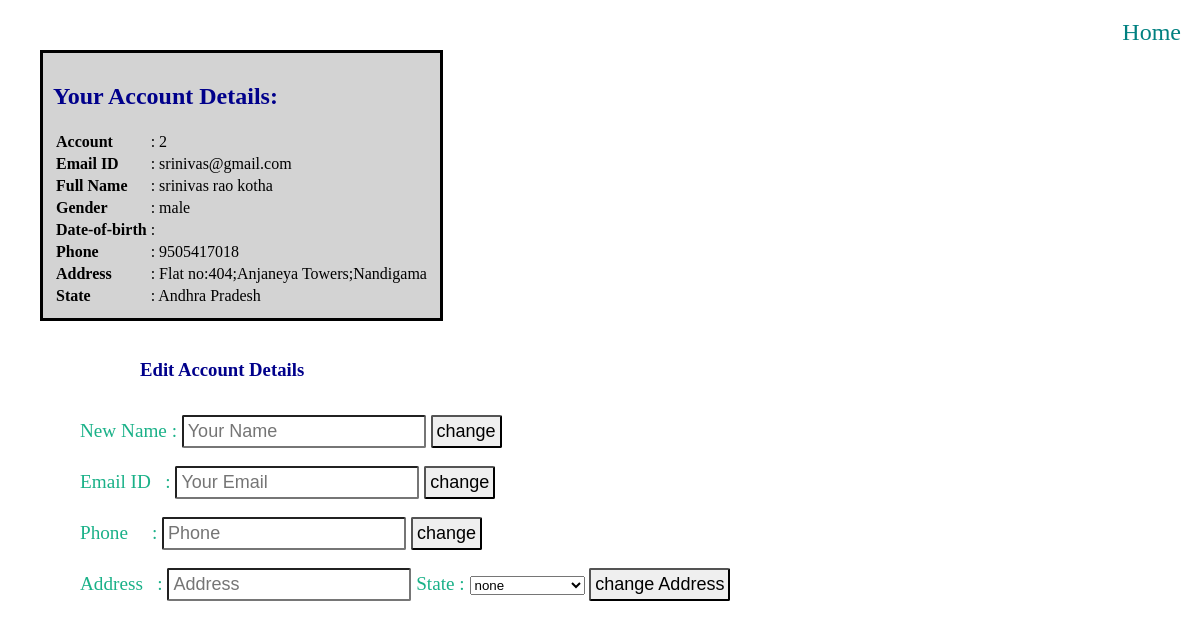
The page /details.php (signed in) on the database its author committed.
### tables this page shows
CREATE TABLE `shopping` (
  `idshopping` int(11) NOT NULL AUTO_INCREMENT,
  `userName` varchar(105) NOT NULL,
  `userEmail` varchar(255) NOT NULL,
  `userPass` varchar(255) NOT NULL,
  `DOB` date DEFAULT NULL,
  `gender` varchar(45) DEFAULT NULL,
  `phone` varchar(45) DEFAULT NULL,
  `address` varchar(255) DEFAULT NULL,
  `state` varchar(45) DEFAULT NULL,
  PRIMARY KEY (`idshopping`)
);

### src/details.php (the view, shortened to what this page needs)
<?php
 $res=mysql_query("SELECT * FROM shopping WHERE idshopping=".$_SESSION['user']);
 $userRow=mysql_fetch_array($res);
 $name=$userRow['userName'];
 $email=$userRow['userEmail'];
 $gender=$userRow['gender'];
 $account=$userRow['idshopping'];
 $date=$userRow['DOB'];
 $phone=$userRow['phone'];
 $address=$userRow['address'];
 $state=$userRow['state'];
 ?>
 <!DOCTYPE html>
<html>
<head>
</head>
<body>
<a href="home.php">Home</a>
<div class="tranfer">
    <h2>Your Account Details:</h2>
<table>
    <tr><th>Account  </th><td>: <?php echo $account; ?></td></tr>
    <tr><th>Email ID </th><td>: <?php echo $email; ?></td></tr>
    <tr><th>Full Name  </th><td>: <?php echo $name; ?></td></tr>
    <tr><th>Gender </th><td>: <?php echo $gender; ?></td></tr>
    <tr><th>Date-of-birth  </th><td>: <?php echo $date; ?></td></tr>
    <tr><th>Phone  </th><td>: <?php echo $phone; ?></td></tr>
    <tr><th>Address  </th><td>: <?php echo $address; ?></td></tr>
    <tr><th>State  </th><td>: <?php echo $state; ?></td></tr>
</table>
</div>
  <form method="post" action="<?php echo htmlspecialchars($_SERVER["PHP_SELF"]);?>">
      <div class="change">
          <h3>Edit Account Details</h3>
        <ul>
            <li>New Name : <input type="text" name="newname" placeholder="Your Name"> <input type="submit" name="submitname" value="change"> </li>
            <span class="error"><?php echo $nameError;?></span><br>
            <li>Email ID &nbsp;&nbsp;: <input type="text" name="newemail" placeholder="Your Email"> <input type="submit" name="submitemail" value="change"> </li>
            <span class="error"><?php echo $emailError;?></span><br>
            <li>Phone &nbsp;&nbsp;&nbsp;&nbsp;: <input type="text" name="newphone" placeholder="Phone"> <input type="submit" name="submitphone" value="change"> </li>
            <span class="error"><?php echo $phoneError;?></span><br>
            <li>Address &nbsp;&nbsp;: <input type="text" name="newaddress" placeholder="Address" value="<?php echo $newaddress;?>"> State :
                <select size="1" name="newstate" > <br>
                      <option value="">none</option>
                 </select>
                <input type="submit" name="submitaddress" value="change Address"> </li>
                <span class="error"><?php echo $addressError;?></span>
        </ul>
        </div>
  </form>
</body>
</html>

### src/details.php (style rules this page uses)
.tranfer { position: absolute;top:50px; left: 40px;text-align: left;font-family: "Verdana";background-color: lightgray; padding: 10px; border-style: solid;border-color:black; }
.tranfer h2 { font-family: "Trebuchet MS";color: darkblue; }
.change { position: absolute;top:340px; left: 40px;text-align: left; }
.change ul { list-style-type: none;float: left; }
.change li { font-family: Georgia;color: #1ab188; font-size: 120% }
.change h3 { font-family: "Trebuchet MS";color: darkblue; margin-left: 100px; }
.error { color: red; font-size: 100%;padding: 20px; }
a { text-decoration: none; float: right; color: teal; font-family: 'Verdana' ;padding: 11px;font-size: 150% }
input { -webkit-transition: border-color .25s ease, box-shadow .25s ease; transition: border-color .25s ease, box-shadow .25s ease; font-size: 18px; display: inline-block; border-radius: 2px; padding: 4px; }

### rows shown on the page
shopping: idshopping "2", userEmail "srinivas@gmail.com", userName "srinivas rao kotha", gender "male", phone "9505417018", address "Flat no:404;Anjaneya Towers;Nandigama", state "Andhra Pradesh"
